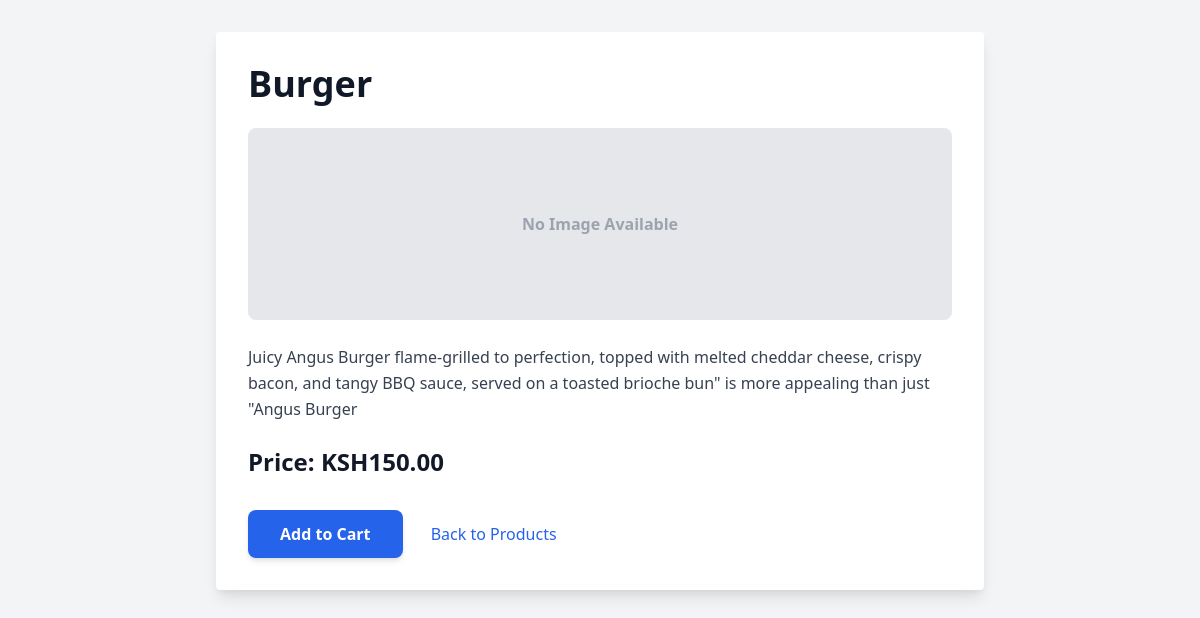
Page /catalogue/products/2/ on the committed database.
### catalogue/models.py (models this page shows, shortened)
class Product(models.Model):
    image = models.ImageField(upload_to='product_images/', null=True, blank=True)
    name = models.CharField(max_length=50)
    description = models.TextField()
    price = models.DecimalField(max_digits=10, decimal_places=2)
    stock = models.PositiveIntegerField(default=0)
    category = models.ForeignKey(Category, null=True, on_delete=models.PROTECT)

### catalogue/views.py (the view)
# urls.py: path("products/<int:id>/", views.product_detail, name="product_details"),
def product_detail(request, id):
    product = get_object_or_404(Product, id=id)
    return render(request, "catalogue/product_details.html", {"product": product})

### catalogue/templates/catalogue/product_details.html (shortened to what this page needs)
<!DOCTYPE html>
<html lang="en">
<head>
    <link href="https://cdn.jsdelivr.net/npm/tailwindcss@2.2.19/dist/tailwind.min.css" rel="stylesheet" />
</head>
<body class="bg-gray-100 p-8">
    <div class="max-w-3xl mx-auto bg-white rounded shadow-lg p-8">
        <h3 class="text-4xl font-extrabold mb-6 text-gray-900">{{ product.name }}</h3>
        {% if product.image %}
          <img src="{{ product.image.url }}" alt="{{ product.name }}" class="w-full max-h-96 object-cover mb-6 rounded-lg border" />
        {% else %}
          <div class="w-full h-48 bg-gray-200 flex items-center justify-center rounded-lg mb-6">
              <span class="text-gray-400 font-semibold">No Image Available</span>
          </div>
        {% endif %}
        <p class="mb-6 text-gray-700 leading-relaxed">{{ product.description }}</p>
        <b class="block text-2xl mb-8 text-gray-900">Price: KSH{{ product.price }}</b>
        <form action="{% url 'add_to_cart' product.id %}" method="post" class="inline-block">
            <button type="submit" class="bg-blue-600 hover:bg-blue-700 text-white font-semibold py-3 px-8 rounded-lg shadow-md transition duration-300">
                Add to Cart
            </button>
        </form>
        <a href="{% url 'list_products' %}" class="ml-6 text-blue-600 hover:underline font-medium">
            Back to Products
        </a>
    </div>
</body>
</html>

### rows in the picture
Product: name "Burger", description "Juicy Angus Burger flame-grilled to perfection, topped with melted cheddar cheese, crispy bacon, and tangy BBQ sauce, served on a toasted brioche bun\" is more appealing than just \"Angus Burger", price "150.00"
